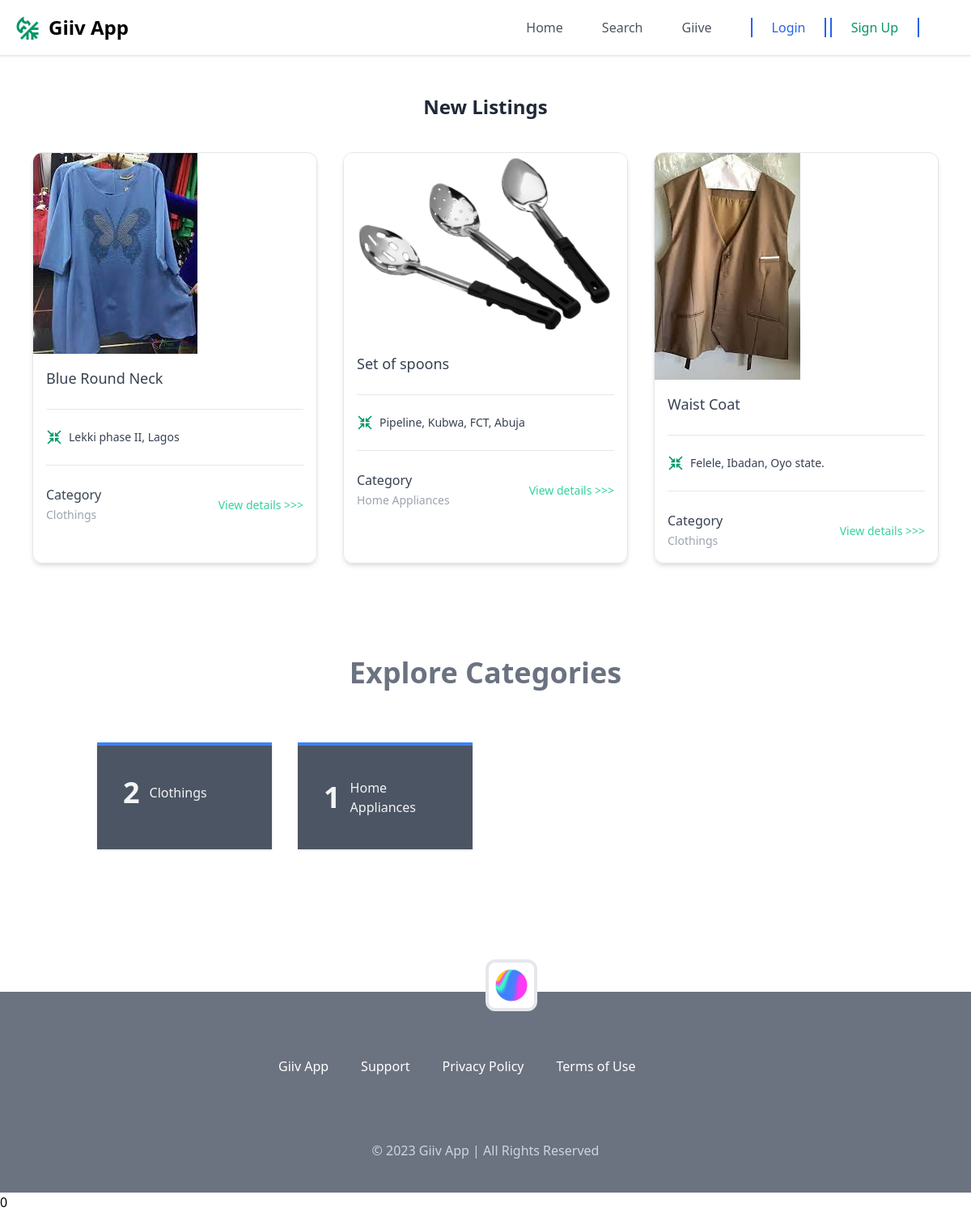
/home/, run on the app's committed database.
### core/models.py (models this page shows, shortened)
class Item(models.Model):
    category = models.ForeignKey(Category, related_name='items', on_delete=models.CASCADE)
    title = models.CharField(max_length=100)
    description = models.TextField(blank=False, null=False, default='the description of the item')
    details = models.TextField(blank=True, null=True, default='more details about picking up, or the number to call')
    location = models.CharField(max_length=150)
    state = models.CharField(max_length=30)
    created_by = models.ForeignKey(User, related_name='items', on_delete=models.CASCADE)
    is_available = models.BooleanField(default=False)
    image = models.ImageField(upload_to='item_images', blank=False, null=False)
    created_at = models.DateTimeField(auto_now_add=True)
    class Meta:
        ordering = ('title',)
        verbose_name_plural = 'Items'

class Category(models.Model):
    name = models.CharField(max_length=50)
    class Meta:
        ordering = ('name',)
        verbose_name_plural = 'Categories'
    def __str__(self):
        return self.name

### core/views.py (the view)
# urls.py: path('home/', views.home, name='home'),
def home(request):
    items = Item.objects.filter(is_available=True)
    categories = Category.objects.all()[0:3]
    context = {
        "items": items,
        "categories": categories,
    }
    return render(request, 'core/home.html', context)

### templates/core/home.html (shortened to what this page needs)
{% extends 'core/base.html' %}
{% block content %}
    <section class="flex flex-col items-center bg-white">
        <h1 class="mt-10 text-2xl font-bold text-gray-800">New Listings </h1>
        <div class="mt-10 grid max-w-md grid-cols-1 gap-6 px-2 sm:max-w-lg sm:px-20 md:max-w-screen-xl md:grid-cols-2 md:px-10 lg:grid-cols-3 lg:gap-8">
        {% for item in items %}
        <article class="mb-4 overflow-hidden rounded-xl border text-gray-700 shadow-md duration-500 ease-in-out hover:shadow-xl">
            <div class="">
            <img src="{{item.image.url}}" alt="" class="" />
            </div>
            <div class="p-4">
            <div class="pb-6">
                <a href="#" class="text-lg hover:text-green-600 font-medium duration-500 ease-in-out">{{item.title}}</a>
            </div>
            <ul class="box-border flex list-none items-center border-t border-b border-solid border-gray-200 px-0 py-6">
                <li class="mr-4 flex items-center text-left">
                <i class="mr-2 text-2xl text-green-600">
                </i>
                <span class="text-sm">{{item.location}}</span>
                </li>
            </ul>
            <ul class="m-0 flex list-none items-center justify-between px-0 pt-6 pb-0">
                <li class="text-left">
                    <p class="m-0 text-base font-medium">Category</p>
                <span class="text-sm text-gray-400">{{item.category}}</span>
                </li>
                <li class="text-left">
                <a href="{% url "core:details" item.id %}" class="text-sm text-green-400">View details >>></a>
                </li>
            </ul>
            </div>
        </article>
        {% endfor %}
        </div>
    </section>
    <section class="bg-white py-10 leading-6 text-gray-100 sm:py-16 lg:py-24">
        <div class="mx-auto max-w-5xl px-4 sm:px-6 lg:px-8">
          <div class="mx-auto max-w-xl text-center">
            <h4 class="text-3xl text-gray-500 font-bold leading-9 sm:text-4xl sm:leading-tight">Explore Categories</h4>
          </div>
          <div class="mt-8 grid grid-cols-1 gap-6 sm:grid-cols-2 md:gap-8 lg:mt-16 lg:grid-cols-4">
            {% for c in categories %}
            <div class="relative overflow-hidden border-t-4 border-blue-500 bg-gray-600 shadow">
              <div class="px-6 py-10">
                <div class="flex items-center">
                  <h3 class="relative ml-2 inline-block text-4xl font-bold leading-none">{{c.items.count}}</h3>
                  <span class="ml-3 text-base font-medium capitalize">{{c.name}}</span>
                </div>
              </div>
            </div>
            {% endfor %}
          </div>
        </div>
      </section>
{% endblock content %}

### templates/core/base.html (shortened to what this page needs)
{% load static %}
<!DOCTYPE html>
<html lang="en">
    <head>
        <link rel="stylesheet" href="path/to/font-awesome/css/font-awesome.min.css">
        <link href="https://unpkg.com/tailwindcss@^2/dist/tailwind.min.css" rel="stylesheet">
    </head>
<header class="shadow mb-2">
  <div class="relative flex max-w-screen-xl flex-col overflow-hidden px-4 py-4 md:mx-auto md:flex-row md:items-center">
    <a href="#" class="flex items-center whitespace-nowrap text-2xl font-black">
      <span class="mr-2 text-4xl text-green-600">
      </span>
      <span class="text-black">Giiv App</span>
    </a>
    <nav aria-label="Header Navigation" class="peer-checked:mt-8 peer-checked:max-h-56 flex max-h-0 w-full flex-col items-center justify-between overflow-hidden transition-all md:ml-24 md:max-h-full md:flex-row md:items-start">
      <ul class="flex flex-col items-center space-y-2 md:ml-auto md:flex-row md:space-y-0">
        <li class="text-gray-600 md:mr-12 hover:text-blue-600"><a  href="{% url "core:home" %}">Home</a></li>
        <li class="text-gray-600 md:mr-12 hover:text-blue-600"><a  href="{% url "core:search" %}">Search</a></li>
        <li class="text-gray-600 md:mr-12 hover:text-blue-600"><a  href="{% url "core:post-item" %}">Giive</a></li>
        <li class="text-gray-600 md:mr-12 hover:text-blue-600">
        {% if request.user.is_authenticated %}
          <a href="{% url "userauth:logout" %}" class="rounded-md border-2 border-blue-600 px-6 py-1 font-medium text-red-600 transition-colors hover:bg-blue-600 hover:text-white">Logout</a>
          <a href="{% url "base:dashboard" %}" class="rounded-md border-2 border-blue-600 px-6 py-1 font-medium text-grey-600 transition-colors hover:bg-blue-600 hover:text-white">dashboard</a>
          <a href="{% url "chats:inbox" %}" class="rounded-md border-2 border-blue-600 px-6 py-1 font-medium text-blue-600 transition-colors hover:bg-blue-600 hover:text-white">inbox</a>
        {% else %}
          <a href="{% url "userauth:login" %}" class="rounded-md border-2 border-blue-600 px-6 py-1 font-medium text-blue-600 transition-colors hover:bg-blue-600 hover:text-white">Login</a>
          <a href="{% url "userauth:signup" %}" class="rounded-md border-2 border-blue-600 px-6 py-1 font-medium text-green-600 transition-colors hover:bg-blue-600 hover:text-white">Sign Up</a>
        {% endif %}
        </li>
      </ul>
    </nav>
  </div>
</header>
    <body>
        {% block content %}
        {% endblock content %}
    </body>
    <footer class="relative mt-20 bg-gray-500 px-4 pt-20">
        <div class="absolute -top-10 left-1/2 h-16 w-16 -translate-x-1/2 rounded-xl border-4 border-sky-500 bg-white p-2"><img class="h-full object-contain" src="{% static 'images/aaa.png' %}" alt="" /></div>
        <nav aria-label="Footer Navigation" class="mx-auto mb-10 flex max-w-lg flex-col gap-10 text-center sm:flex-row sm:text-left">
          <a href="{% url "core:index" %}" class="font-medium text-white">Giiv App</a>
          <a href="{% url "base:support" %}" class="font-medium text-white">Support</a>
          <a href="#" class="font-medium text-white">Privacy Policy</a>
          <a href="#" class="font-medium text-white">Terms of Use</a>
        </nav>
        <p class="py-10 text-center text-gray-300">© 2023 Giiv App | All Rights Reserved</p>
      </footer>
</html>

### data on the page
Item: image (picture), title "Blue Round Neck", location "Lekki phase II, Lagos", category "Clothings"
Item: image (picture), title "Set of spoons", location "Pipeline, Kubwa, FCT, Abuja", category "Home Appliances"
Item: image (picture), title "Waist Coat", location "Felele, Ibadan, Oyo state.", category "Clothings"
Category: items.count "2", name "Clothings"
Category: items.count "1", name "Home Appliances"
